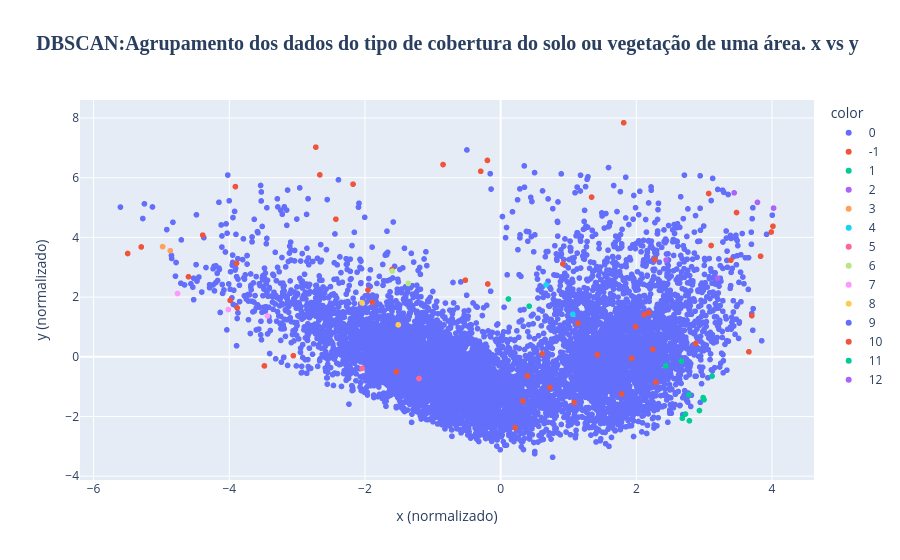

Notebook code for this chart:
### Code cell
fig = px.scatter(x=X_pca[:, 0], y=X_pca[:, 1], color=labels.astype(str), title='<b>DBSCAN:Agrupamento dos dados do tipo de cobertura do solo ou vegetação de uma área. x vs y </b>')

fig.update_layout(
    xaxis_title_text='x (normalizado)',
    yaxis_title_text='y (normalizado)',
    # padrão o título
    title_font_size=20,  # Define o tamanho da fonte do título
    title_font_family='Arial Black', # Uma fonte mais grossa
    title_x=0.5 # Centraliza o título no gráfico
)

fig.show()
fig.write_html("Figuras/19exercicio_grafico4.html")

### Figure 1 — Plotly figure (JSON) as saved in the notebook; plotly's stock layout.template omitted (floating-point values rounded to 4 significant figures; data arrays with more than 128 entries replaced by an {"elided": "..."} marker saying what was removed)
{"data": [{"hovertemplate": "color=0<br>x=%{x}<br>y=%{y}<extra></extra>", "legendgroup": "0", "marker": {"color": "#636efa", "symbol": "circle"}, "mode": "markers", "name": "0", "showlegend": true, "type": "scattergl", "x": {"elided": "9916 float values"}, "xaxis": "x", "y": {"elided": "9916 float values"}, "yaxis": "y"}, {"hovertemplate": "color=-1<br>x=%{x}<br>y=%{y}<extra></extra>", "legendgroup": "-1", "marker": {"color": "#EF553B", "symbol": "circle"}, "mode": "markers", "name": "-1", "showlegend": true, "type": "scattergl", "x": [-3.883, -1.537, 1.083, -2.665, -2.429, -3.987, 3.066, 0.7257, -3.056, 0.3939, 1.783, 2.242, -3.91, -0.2937, 2.287, -1.956, 0.3271, 1.34, 2.182, 2.115, -2.724, -0.5202, -0.1901, 1.93, -1.6, 3.989, -2.175, -5.298, -1.891, 4.013, -5.498, 0.9163, -0.1953, 3.476, -3.893, 3.659, -0.8493, -4.391, 1.426, 1.988, 3.702, 2.874, 1.813, -4.601, 2.274, 1.14, -3.482, 0.2136, 0.6123, 3.102], "xaxis": "x", "y": [1.64, -0.5, -1.532, 6.095, 4.612, 1.888, 5.471, -1.032, 0.03687, -0.6418, -1.246, 0.2502, 5.701, 6.215, -0.8519, 2.238, -1.482, 5.35, 1.474, 1.415, 7.024, 2.566, 2.439, -0.05612, 2.924, 4.181, 5.783, 3.679, 1.823, 4.373, 3.461, 3.111, 6.579, 4.833, 3.132, 0.1665, 6.44, 4.076, 0.06973, 1.012, 1.379, 0.4454, 7.842, 2.679, 3.259, 1.121, -0.306, -2.379, 0.1028, 3.729], "yaxis": "y"}, {"hovertemplate": "color=1<br>x=%{x}<br>y=%{y}<extra></extra>", "legendgroup": "1", "marker": {"color": "#00cc96", "symbol": "circle"}, "mode": "markers", "name": "1", "showlegend": true, "type": "scattergl", "x": [3.116, 2.724, 2.434, 2.665, 2.677, 2.774, 2.997, 2.782, 2.984, 2.93], "xaxis": "x", "y": [-0.6471, -1.92, -0.3055, -0.1502, -2.061, -1.274, -1.44, -2.146, -1.367, -1.801], "yaxis": "y"}, {"hovertemplate": "color=2<br>x=%{x}<br>y=%{y}<extra></extra>", "legendgroup": "2", "marker": {"color": "#ab63fa", "symbol": "circle"}, "mode": "markers", "name": "2", "showlegend": true, "type": "scattergl", "x": [3.197, 2.439], "xaxis": "x", "y": [2.629, 3.241], "yaxis": "y"}, {"hovertemplate": "color=3<br>x=%{x}<br>y=%{y}<extra></extra>", "legendgroup": "3", "marker": {"color": "#FFA15A", "symbol": "circle"}, "mode": "markers", "name": "3", "showlegend": true, "type": "scattergl", "x": [-4.983, -4.869], "xaxis": "x", "y": [3.69, 3.554], "yaxis": "y"}, {"hovertemplate": "color=4<br>x=%{x}<br>y=%{y}<extra></extra>", "legendgroup": "4", "marker": {"color": "#19d3f3", "symbol": "circle"}, "mode": "markers", "name": "4", "showlegend": true, "type": "scattergl", "x": [1.063, 0.6686], "xaxis": "x", "y": [1.424, 2.409], "yaxis": "y"}, {"hovertemplate": "color=5<br>x=%{x}<br>y=%{y}<extra></extra>", "legendgroup": "5", "marker": {"color": "#FF6692", "symbol": "circle"}, "mode": "markers", "name": "5", "showlegend": true, "type": "scattergl", "x": [-2.043, -1.204], "xaxis": "x", "y": [-0.3886, -0.7277], "yaxis": "y"}, {"hovertemplate": "color=6<br>x=%{x}<br>y=%{y}<extra></extra>", "legendgroup": "6", "marker": {"color": "#B6E880", "symbol": "circle"}, "mode": "markers", "name": "6", "showlegend": true, "type": "scattergl", "x": [-1.363, -1.597], "xaxis": "x", "y": [2.456, 2.872], "yaxis": "y"}, {"hovertemplate": "color=7<br>x=%{x}<br>y=%{y}<extra></extra>", "legendgroup": "7", "marker": {"color": "#FF97FF", "symbol": "circle"}, "mode": "markers", "name": "7", "showlegend": true, "type": "scattergl", "x": [-3.437, -4.013, -4.763], "xaxis": "x", "y": [1.369, 1.583, 2.12], "yaxis": "y"}, {"hovertemplate": "color=8<br>x=%{x}<br>y=%{y}<extra></extra>", "legendgroup": "8", "marker": {"color": "#FECB52", "symbol": "circle"}, "mode": "markers", "name": "8", "showlegend": true, "type": "scattergl", "x": [-1.509, -2.043], "xaxis": "x", "y": [1.071, 1.808], "yaxis": "y"}, {"hovertemplate": "color=9<br>x=%{x}<br>y=%{y}<extra></extra>", "legendgroup": "9", "marker": {"color": "#636efa", "symbol": "circle"}, "mode": "markers", "name": "9", "showlegend": true, "type": "scattergl", "x": [0.6475, 0.6014], "xaxis": "x", "y": [-0.9361, -0.7611], "yaxis": "y"}, {"hovertemplate": "color=10<br>x=%{x}<br>y=%{y}<extra></extra>", "legendgroup": "10", "marker": {"color": "#EF553B", "symbol": "circle"}, "mode": "markers", "name": "10", "showlegend": true, "type": "scattergl", "x": [3.831, 3.393], "xaxis": "x", "y": [3.369, 3.237], "yaxis": "y"}, {"hovertemplate": "color=11<br>x=%{x}<br>y=%{y}<extra></extra>", "legendgroup": "11", "marker": {"color": "#00cc96", "symbol": "circle"}, "mode": "markers", "name": "11", "showlegend": true, "type": "scattergl", "x": [0.1147, 0.4205], "xaxis": "x", "y": [1.935, 1.694], "yaxis": "y"}, {"hovertemplate": "color=12<br>x=%{x}<br>y=%{y}<extra></extra>", "legendgroup": "12", "marker": {"color": "#ab63fa", "symbol": "circle"}, "mode": "markers", "name": "12", "showlegend": true, "type": "scattergl", "x": [3.785, 3.442, 4.022], "xaxis": "x", "y": [5.174, 5.493, 4.982], "yaxis": "y"}], "layout": {"autosize": true, "legend": {"title": {"text": "color"}, "tracegroupgap": 0}, "title": {"font": {"family": "Arial Black", "size": 20}, "text": "<b>DBSCAN:Agrupamento dos dados do tipo de cobertura do solo ou vegetação de uma área. x vs y </b>", "x": 0.5}, "xaxis": {"anchor": "y", "autorange": true, "domain": [0, 1], "range": [-6.187, 4.605], "title": {"text": "x (normalizado)"}, "type": "linear"}, "yaxis": {"anchor": "x", "autorange": true, "domain": [0, 1], "range": [-4.292, 8.767], "title": {"text": "y (normalizado)"}, "type": "linear"}}}
